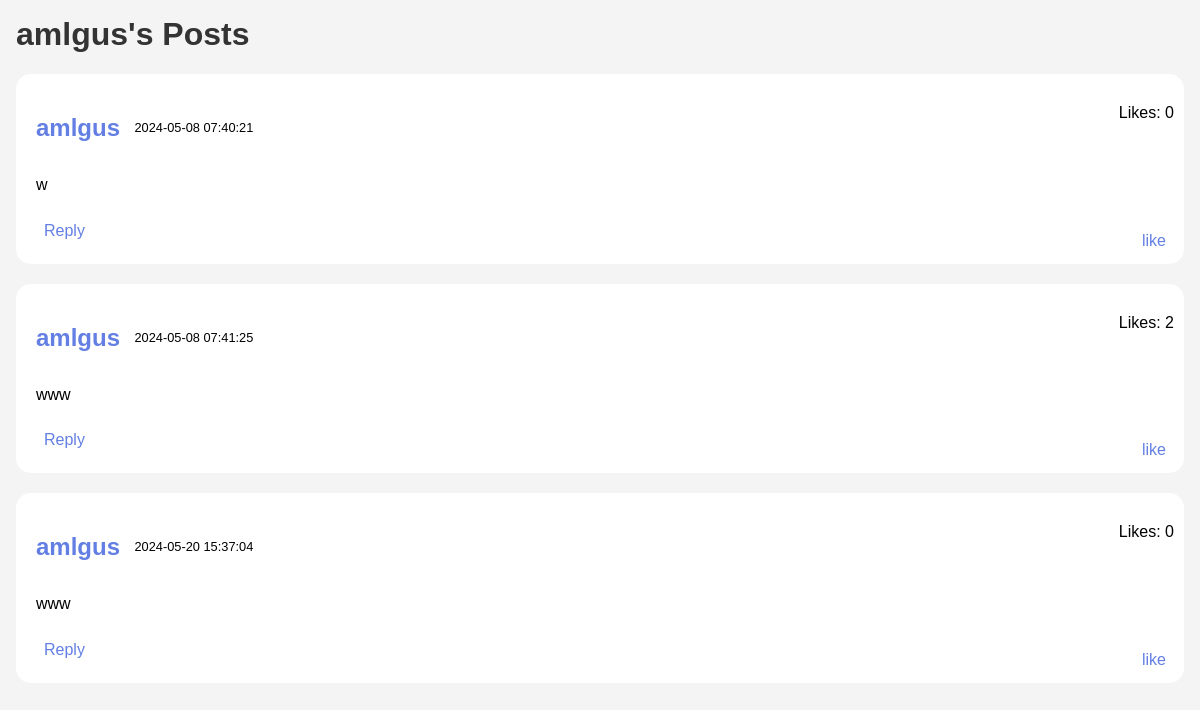
/user_posts.php?user_id=3, run on the app's committed database.
### tables this page shows
CREATE TABLE `users` (
  `id` int(11) NOT NULL AUTO_INCREMENT,
  `username` varchar(255) NOT NULL,
  `password` varchar(255) NOT NULL,
  `isadmin` tinyint(1) NOT NULL,
  PRIMARY KEY (`id`)
);

CREATE TABLE `posts` (
  `id` int(11) NOT NULL AUTO_INCREMENT,
  `user_id` int(11) NOT NULL,
  `content` text NOT NULL,
  `timestamp` timestamp NULL DEFAULT current_timestamp(),
  `likes` int(11) DEFAULT 0,
  PRIMARY KEY (`id`)
);

### user_posts.php (the view, shortened to what this page needs)
<?php
$db = new mysqli('localhost', 'root', 'Root', 'termin');
$user_id = $_GET['user_id'];
$sql = "SELECT users.username, posts.* FROM users JOIN posts ON users.id = posts.user_id WHERE users.id = ?";
$stmt = $db->prepare($sql);
$stmt->bind_param('i', $user_id);
$stmt->execute();
$posts = $stmt->get_result()->fetch_all(MYSQLI_ASSOC);
echo "<h1>" . htmlspecialchars($posts[0]['username']) . "'s Posts</h1>";
?>
<?php if (isset($posts)): ?>
        <?php foreach ($posts as $post): ?>
            <div class="postdiv" onclick="postdivclick(event, <?php echo $post['id'] ?>)">
                <h2 class="postusername">
                    <a href="user_posts.php?user_id=<?php echo $post['user_id']; ?>">
                        <?php echo htmlspecialchars($post['username']); ?>
                    </a>
                </h2>
                <p class="posttimestamp"><?php echo $post['timestamp']; ?></p>
                <p class="postcontent"><?php echo htmlspecialchars($post['content']); ?></p>
                <p class="likeCount">Likes: <?php echo $post['likes']; ?></p>
                <a class="likeButton" href="functions/like_post.php?id=<?php echo $post['id']; ?>">
                like<span class="likeCount"></span>
                </a>
                <a class="replyButton" data-post-id="<?php echo $post['id']; ?>">Reply</a>
            </div>
        <?php endforeach; ?>
    <?php endif; ?>
<link rel="stylesheet" href="style.css">

### style.css (style rules this page uses)
h1, h2, h3, h4, h5, h6 { color: #333; }
p { line-height: 1.6; }
a { text-decoration: none; color: #637fe3; }
.postdiv { position: relative; background-color: #fff; padding: 20px; margin: 20px 0; border-radius: 15px; }
.likeCount { position: absolute; top: 10px; right: 10px; }
.likeButton { position: absolute; bottom: 10px; right: 10px; padding: 4px 8px; }
.postusername { display: inline-block; vertical-align: middle; }
.posttimestamp { display: inline-block; font-size: 0.8em; margin-left: 10px; vertical-align: middle; }
.postcontent { margin: 10px 0; width: fit-content; }
.viewRepliesButton, .replyButton { display: block; margin-top: 20px; width: fit-content; padding: 4px 8px; }
.postdiv { transition: all 0.3s ease; font-size: 1rem; cursor: pointer; }

### data on the page
users: username "amlgus"
posts: user.username "amlgus", timestamp "2024-05-08 07:40:21", content "w", likes "0"
posts: user.username "amlgus", timestamp "2024-05-08 07:41:25", content "www", likes "2"
posts: user.username "amlgus", timestamp "2024-05-20 15:37:04", content "www", likes "0"
